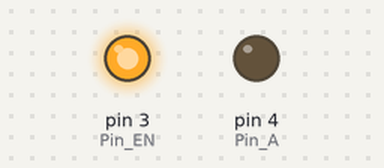
This sketch was run on a simulated Arduino Uno, built with avr-gcc and run on an emulated ATmega328P. Shown: output pins drawn as LEDs (lit = HIGH).

Above: at 0.05 s.
At 11.95 s:
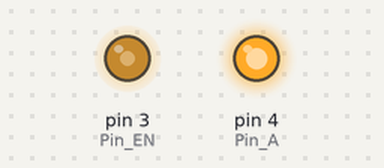
Timing chart, 0 to 18.2 s (numbered marks = the images above):
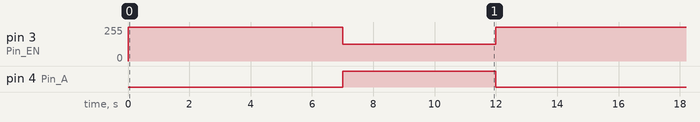

The sketch:

PR_P01_E03.ino
```cpp
int Pin_EN = 3;
 int Pin_A = 4;
 int Pin_B = 4;

 void setup() {
 pinMode(Pin_EN, OUTPUT);
 pinMode(Pin_A, OUTPUT);
 pinMode(Pin_B, OUTPUT);

 }

 void loop() {
 // Giramos en un sentido
 digitalWrite(Pin_A,HIGH);
 digitalWrite(Pin_B,LOW);
 analogWrite(Pin_EN,255); // Ponemos el motor a maxima velocidad
 delay(5000);

 // detenemos el motor 2 s
 digitalWrite(Pin_A,LOW);
 digitalWrite(Pin_B,LOW);
 analogWrite(Pin_EN,255);
 delay(2000);
 // Cambiamos direccion el giro del motor
 digitalWrite(Pin_A,LOW);
 digitalWrite(Pin_B,HIGH);
 analogWrite(Pin_EN,127); //Ponemos el motor a velocidad intermedia
 delay(5000);
 // Detenemos el motor 2 S
 digitalWrite(Pin_A,LOW);
 digitalWrite(Pin_B,LOW);
 analogWrite(Pin_EN,255);
 delay(2000);
 }
```

Measured:
- by itself, pin 3 (Pin_EN): repeats every 14.0 s: 127/255 5.0 s, 255/255 9.0 s
- by itself, pin 4 (Pin_A): alternates HIGH for 5.0 s and LOW for 9.0 s
